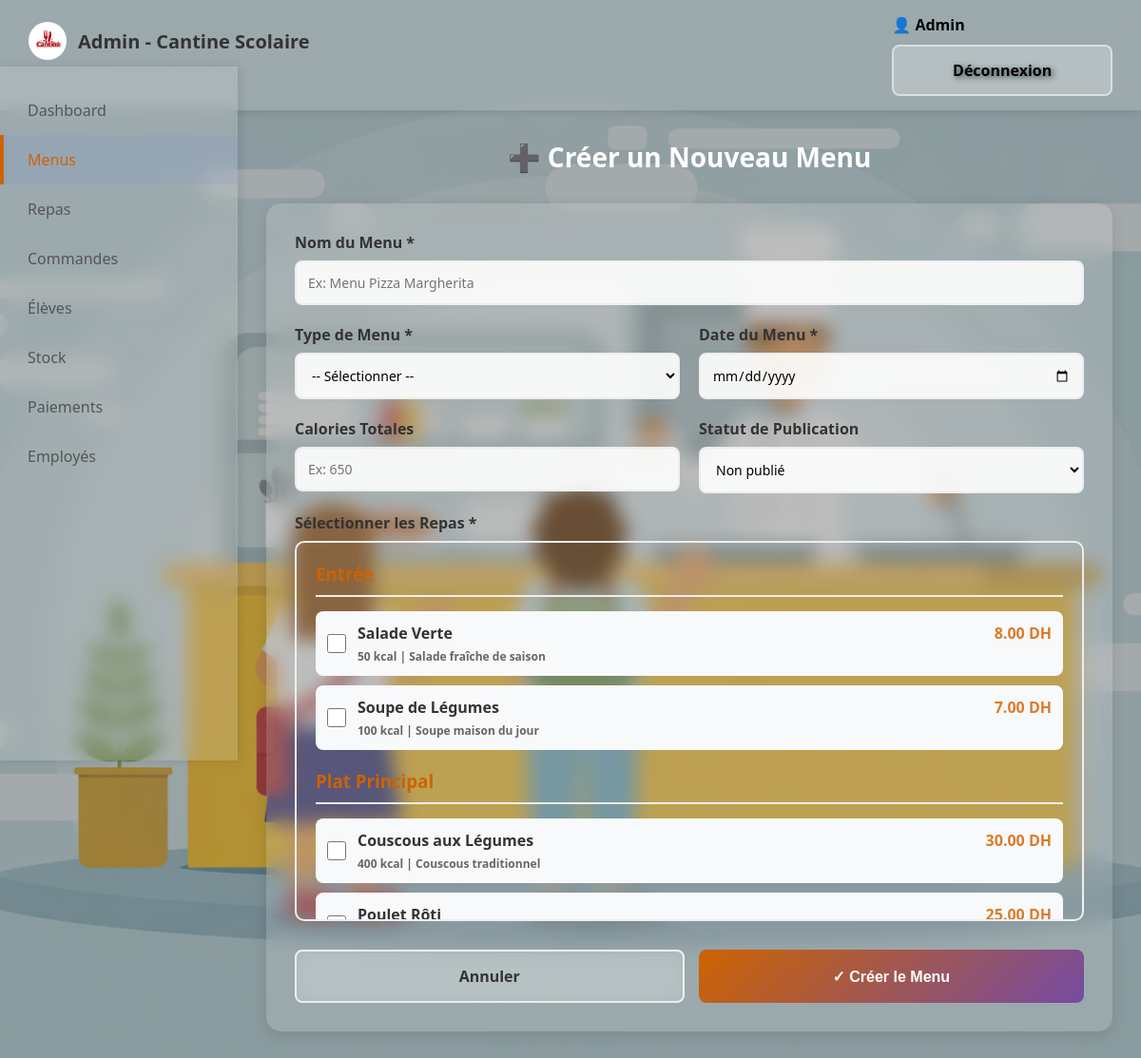
The page /admin/menus/ajouter (signed in) on the database its author committed.
### tables this page shows
CREATE TABLE repas (
        id_repas INTEGER PRIMARY KEY AUTOINCREMENT,
        nom_du_repas TEXT,
        type TEXT,
        description TEXT,
        calories INTEGER,
        glucides REAL DEFAULT 0,
        lipides REAL DEFAULT 0,
        proteines REAL DEFAULT 0,
        fibres REAL DEFAULT 0,
        prix REAL,
        disponible_cette_semaine INTEGER DEFAULT 1,
        regimes_compatibles TEXT
    );

### app.py (the view, shortened to what this page needs)
@app.route('/admin/menus/ajouter', methods=['GET', 'POST'])
def admin_menus_ajouter():
    if 'user_id' not in session or session.get('user_type') != 'admin':
        return redirect(url_for('index'))
    if request.method == 'GET':
        conn = get_db()
        repas = conn.execute('SELECT * FROM repas ORDER BY type, nom_du_repas').fetchall()
        conn.close()
        return render_template('admin_menus_ajouter.html', repas=repas, nom=session.get('nom'))

### app.py (called while the page is built, shortened)
def get_db():
    conn = sqlite3.connect('cantine.db')
    conn.row_factory = sqlite3.Row
    return conn

def get_cantine_info():
    conn = get_db()
    cantine = conn.execute('SELECT * FROM cantine WHERE id_cantine = 1').fetchone()
    conn.close()
    return cantine

@app.context_processor
def inject_cantine_info():
    return dict(cantine_info=get_cantine_info())

### templates/admin_menus_ajouter.html (shortened to what this page needs)
{% extends "base.html" %}
{% block content %}
<div class="admin-nav">
    <div class="logo">
        <img src="{{ url_for('static', filename='logo.png') }}" alt="Logo">
        <span>Admin - Cantine Scolaire</span>
    </div>
    <div>
        <span style="margin-right: 15px; font-weight: 600;">👤 {{ nom }}</span>
        <a href="{{ url_for('logout') }}" class="btn btn-secondary">Déconnexion</a>
    </div>
</div>
<div class="sidebar">
    <a href="{{ url_for('admin_dashboard') }}"> Dashboard</a>
    <a href="{{ url_for('admin_menus') }}" class="active"> Menus</a>
    <a href="{{ url_for('admin_repas') }}"> Repas</a>
    <a href="{{ url_for('admin_commandes') }}"> Commandes</a>
    <a href="{{ url_for('admin_eleves') }}"> Élèves</a>
    <a href="{{ url_for('admin_stock') }}"> Stock</a>
    <a href="{{ url_for('admin_paiements') }}"> Paiements</a>
    <a href="{{ url_for('admin_employees') }}"> Employés</a>
</div>
<div class="main-content">
    <h1>➕ Créer un Nouveau Menu</h1>
    <div class="form-container">
        <form method="POST" action="{{ url_for('admin_menus_ajouter') }}">
            <div class="form-group">
                <label for="nom">Nom du Menu *</label>
                <input type="text" id="nom" name="nom" required placeholder="Ex: Menu Pizza Margherita">
            </div>
            <div style="display: grid; grid-template-columns: 1fr 1fr; gap: 20px;">
                <div class="form-group">
                    <label for="type">Type de Menu *</label>
                    <select id="type" name="type" required>
                        <option value="">-- Sélectionner --</option>
                    </select>
                </div>
                <div class="form-group">
                    <label for="date">Date du Menu *</label>
                    <input type="date" id="date" name="date" required>
                </div>
            </div>
            <div style="display: grid; grid-template-columns: 1fr 1fr; gap: 20px;">
                <div class="form-group">
                    <label for="calories">Calories Totales</label>
                    <input type="number" id="calories" name="calories" placeholder="Ex: 650">
                </div>
                <div class="form-group">
                    <label for="publie">Statut de Publication</label>
                    <select id="publie" name="publie">
                        <option value="0">Non publié</option>
                    </select>
                </div>
            </div>
            <div class="form-group">
                <label>Sélectionner les Repas *</label>
                <div class="repas-selection">
                    {% set types = {'Entrée': [], 'Plat Principal': [], 'Accompagnement': [], 'Dessert': []} %}
                    {% for repas in repas %}
                        {% if repas.type in types %}
                            {% set _ = types[repas.type].append(repas) %}
                        {% endif %}
                    {% endfor %}
                    {% for type_name, repas_list in types.items() %}
                    {% if repas_list|length > 0 %}
                    <div class="repas-group">
                        <h3>{{ type_name }}</h3>
                        {% for r in repas_list %}
                        <div class="repas-item">
                            <input type="checkbox" name="repas_ids" value="{{ r.id_repas }}" id="repas_{{ r.id_repas }}">
                            <label for="repas_{{ r.id_repas }}" style="display: flex; flex: 1; margin: 0; cursor: pointer;">
                                <div class="repas-info">
                                    <div class="repas-name">{{ r.nom_du_repas }}</div>
                                    <div class="repas-details">
                                        {{ r.calories }} kcal | {{ r.description }}
                                    </div>
                                </div>
                                <div class="repas-prix">{{ "%.2f"|format(r.prix) }} DH</div>
                            </label>
                        </div>
                        {% endfor %}
                    </div>
                    {% endif %}
                    {% endfor %}
                </div>
            </div>
            <div class="form-actions">
                <a href="{{ url_for('admin_menus') }}" class="btn-cancel">Annuler</a>
                <button type="submit" class="btn-submit">✓ Créer le Menu</button>
            </div>
        </form>
    </div>
</div>
{% endblock %}

### rows shown on the page
repas: nom_du_repas "Salade Verte", calories "50", description "Salade fraîche de saison", prix "8.00"
repas: nom_du_repas "Soupe de Légumes", calories "100", description "Soupe maison du jour", prix "7.00"
repas: nom_du_repas "Couscous aux Légumes", calories "400", description "Couscous traditionnel", prix "30.00"
repas: nom_du_repas "Poulet Rôti", prix "25.00"

### other values the page prints
{{ nom }} "Admin"
{{ type_name }} "Entrée" "Plat Principal"
